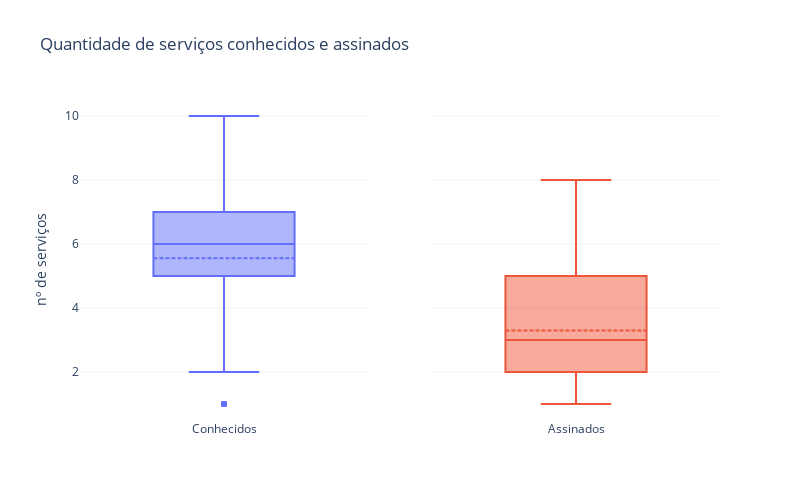

Write notebook code for a chart like this one.
### Code cell
fig = make_subplots(rows=1, cols=2, shared_yaxes=True)
fig.add_trace(go.Box(y=df.n_servicos_conhecidos, name="Conhecidos", boxmean=True), row=1, col=1)
fig.add_trace(go.Box(y=df.n_servicos_assinados, name="Assinados", boxmean=True), row=1, col=2)
fig.update_layout(template="plotly_white",
                    title="Quantidade de serviços conhecidos e assinados",
                    yaxis={"title": "nº de serviços",
                    },
                    width=800,
                    height=500,
                    showlegend=False,
                        )
fig.show()

### Figure 1 — Plotly figure (JSON) as saved in the notebook; plotly's stock layout.template omitted (floating-point values rounded to 4 significant figures; data arrays with more than 128 entries replaced by an {"elided": "..."} marker saying what was removed)
{"data": [{"boxmean": true, "name": "Conhecidos", "type": "box", "xaxis": "x", "y": {"elided": "213 int values"}, "yaxis": "y"}, {"boxmean": true, "name": "Assinados", "type": "box", "xaxis": "x2", "y": {"elided": "213 int values"}, "yaxis": "y2"}], "layout": {"height": 500, "showlegend": false, "title": {"text": "Quantidade de serviços conhecidos e assinados"}, "width": 800, "xaxis": {"anchor": "y", "domain": [0, 0.45]}, "xaxis2": {"anchor": "y2", "domain": [0.55, 1]}, "yaxis": {"anchor": "x", "domain": [0, 1], "title": {"text": "nº de serviços"}}, "yaxis2": {"anchor": "x2", "domain": [0, 1], "matches": "y", "showticklabels": false}}}
